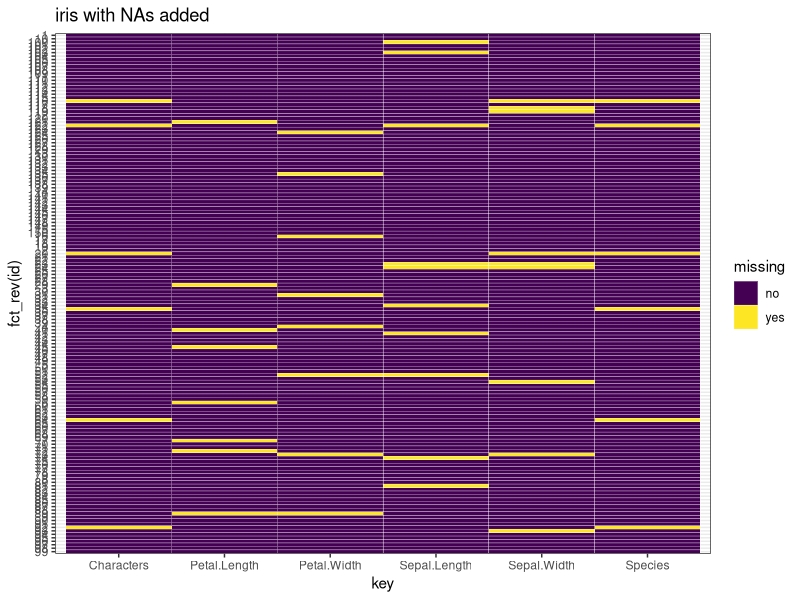

The R script that drew this image: (Note: this script raises an error after producing the figure.)
## ---- chunk 1
knitr::opts_chunk$set(echo = TRUE)
## ---- chunk 2
library(tidyverse)
library(datasets)
data(iris)
library(ggplot2)
## ---- chunk 3
iris=as.data.frame(lapply(iris, function(cc) cc[ sample(c(TRUE, NA), prob = c(0.95, 0.05), size = length(cc), replace = TRUE) ]))
## ---- chunk 4
View(iris)
## ---- chunk 5
head(iris)
## ---- chunk 6
head(iris,3)
## ---- chunk 7
tail(iris,2)
## ---- chunk 8
library(dplyr)
sample_n(iris, 5)
## ---- chunk 9
dim(iris)
## ---- chunk 10
summary(iris)
## ---- chunk 11
str(iris)
## ---- chunk 12
library(dplyr)
iris %>% 
    summarize(mean.1 = mean(Petal.Length, na.rm=TRUE), sd.1 = sd(Petal.Length, na.rm=TRUE),
              mean.2 = mean(Sepal.Length, na.rm=TRUE), sd.2 = sd(Sepal.Length, na.rm=TRUE))
## ---- chunk 13
summary(iris$Species)
## ---- chunk 14
iris$Characters <- as.character(iris$Species)
summary(iris$Characters)
## ---- chunk 15
unique(iris$Characters)
## ---- chunk 16
table(iris$Characters)
## ---- chunk 17
#Missing values by columns
colSums(is.na(iris))  %>%
  sort(decreasing=TRUE)


#Missing values by row
rowSums(is.na(iris))  %>%
  sort(decreasing=TRUE)
## ---- chunk 18
#use heatmap

tidyiris <- iris %>%
  rownames_to_column("id") %>%
  gather(key, value, -id) %>%
  mutate(missing = ifelse(is.na(value), "yes", "no"))

ggplot(tidyiris, aes(x = key, y = fct_rev(id), fill = missing)) +
  geom_tile(color = "white") +
  ggtitle("iris with NAs added") +
  scale_fill_viridis_d() + # discrete scale
  theme_bw()
## ---- chunk 19
#install.packages("mi")

x <- missing_data.frame(iris)
image(x)
## ---- chunk 20
install.packages("visna")


## ---- chunk 21
library(ggplot2)
## ---- chunk 22
tidyiris <- iris[1:4] %>%
  rownames_to_column("id") %>%
  gather(key, value, -id) 

ggplot(data=tidyiris)+
  geom_boxplot(mapping=aes(x=key,y=value))

## ---- chunk 23
library(GGally)
ggpairs(iris[1:4])
